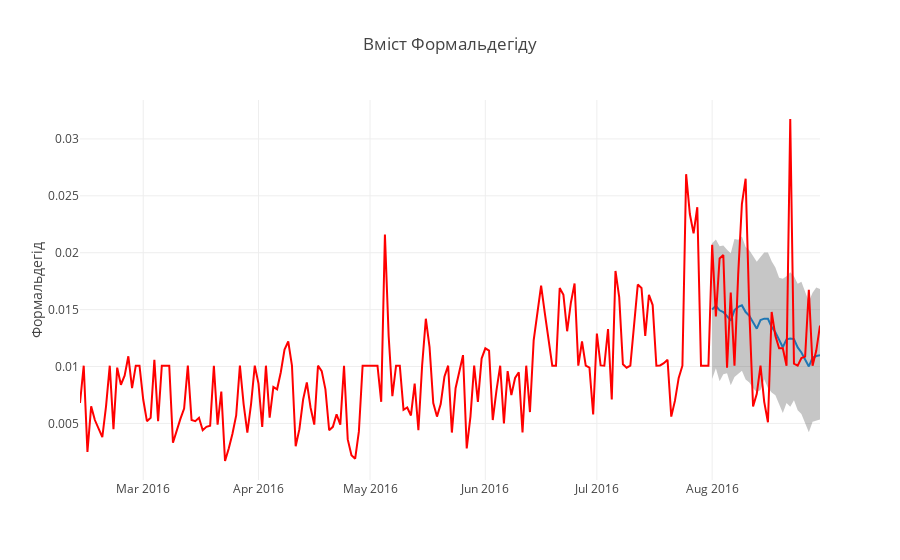

This figure's notebook cell:
### Code cell
def show_forecast(cmp_df, num_predictions, num_values):
    upper_bound = go.Scatter(
        name='Upper Bound',
        x=cmp_df.tail(num_predictions).index,
        y=cmp_df.tail(num_predictions).yhat_upper,
        mode='lines',
        marker=dict(color="444"),
        line=dict(width=0),
        fillcolor='rgba(68, 68, 68, 0.3)',
        fill='tonexty')

    forecast = go.Scatter(
        name='Prediction',
        x=cmp_df.tail(predictions).index,
        y=cmp_df.tail(predictions).yhat,
        mode='lines',
        line=dict(color='rgb(31, 119, 180)'),
    )

    lower_bound = go.Scatter(
        name='Lower Bound',
        x=cmp_df.tail(num_predictions).index,
        y=cmp_df.tail(num_predictions).yhat_lower,
        marker=dict(color="444"),
        line=dict(width=0),
        mode='lines')

    fact = go.Scatter(
        name='Fact',
        x=cmp_df.tail(num_values).index,
        y=cmp_df.tail(num_values).y,
        marker=dict(color="red"),
        mode='lines',
    )

    data = [lower_bound, upper_bound, forecast, fact]

    layout = go.Layout(
        yaxis=dict(title='Формальдегід'),
        title='Вміст Формальдегіду',
        showlegend = False)

    fig = go.Figure(data=data, layout=layout)
    iplot(fig, show_link=False)

show_forecast(cmp_df, predictions, 200)

### Figure 1 — Plotly figure (JSON) as saved in the notebook; plotly's stock layout.template omitted (floating-point values rounded to 4 significant figures; data arrays with more than 128 entries replaced by an {"elided": "..."} marker saying what was removed)
{"data": [{"line": {"width": 0}, "marker": {"color": "444"}, "mode": "lines", "name": "Lower Bound", "type": "scatter", "x": ["2016-08-01", "2016-08-02", "2016-08-03", "2016-08-04", "2016-08-05", "2016-08-06", "2016-08-07", "2016-08-08", "2016-08-09", "2016-08-10", "2016-08-11", "2016-08-12", "2016-08-13", "2016-08-14", "2016-08-15", "2016-08-16", "2016-08-17", "2016-08-18", "2016-08-19", "2016-08-20", "2016-08-21", "2016-08-22", "2016-08-23", "2016-08-24", "2016-08-25", "2016-08-26", "2016-08-27", "2016-08-28", "2016-08-29", "2016-08-30"], "y": [0.008904, 0.00985, 0.008718, 0.009323, 0.009403, 0.008366, 0.009087, 0.009351, 0.00963, 0.00886, 0.008601, 0.008113, 0.007737, 0.007929, 0.008876, 0.00812, 0.007716, 0.007473, 0.006643, 0.005925, 0.006788, 0.006466, 0.007041, 0.00616, 0.00584, 0.004958, 0.004234, 0.005146, 0.005222, 0.005345]}, {"fill": "tonexty", "fillcolor": "rgba(68, 68, 68, 0.3)", "line": {"width": 0}, "marker": {"color": "444"}, "mode": "lines", "name": "Upper Bound", "type": "scatter", "x": ["2016-08-01", "2016-08-02", "2016-08-03", "2016-08-04", "2016-08-05", "2016-08-06", "2016-08-07", "2016-08-08", "2016-08-09", "2016-08-10", "2016-08-11", "2016-08-12", "2016-08-13", "2016-08-14", "2016-08-15", "2016-08-16", "2016-08-17", "2016-08-18", "2016-08-19", "2016-08-20", "2016-08-21", "2016-08-22", "2016-08-23", "2016-08-24", "2016-08-25", "2016-08-26", "2016-08-27", "2016-08-28", "2016-08-29", "2016-08-30"], "y": [0.02083, 0.02117, 0.02056, 0.02064, 0.02026, 0.01996, 0.0212, 0.02115, 0.02143, 0.02049, 0.02022, 0.01975, 0.01921, 0.01963, 0.02002, 0.02002, 0.01925, 0.0187, 0.01781, 0.01772, 0.01793, 0.01829, 0.01793, 0.01726, 0.01744, 0.01657, 0.01572, 0.01649, 0.01694, 0.01681]}, {"line": {"color": "rgb(31, 119, 180)"}, "mode": "lines", "name": "Prediction", "type": "scatter", "x": ["2016-08-01", "2016-08-02", "2016-08-03", "2016-08-04", "2016-08-05", "2016-08-06", "2016-08-07", "2016-08-08", "2016-08-09", "2016-08-10", "2016-08-11", "2016-08-12", "2016-08-13", "2016-08-14", "2016-08-15", "2016-08-16", "2016-08-17", "2016-08-18", "2016-08-19", "2016-08-20", "2016-08-21", "2016-08-22", "2016-08-23", "2016-08-24", "2016-08-25", "2016-08-26", "2016-08-27", "2016-08-28", "2016-08-29", "2016-08-30"], "y": [0.01502, 0.01534, 0.01494, 0.01479, 0.01443, 0.01403, 0.01496, 0.01524, 0.01537, 0.01479, 0.01445, 0.01391, 0.01333, 0.01409, 0.0142, 0.01419, 0.01347, 0.01302, 0.01236, 0.0117, 0.01239, 0.01245, 0.01241, 0.01168, 0.01124, 0.01062, 0.01001, 0.01077, 0.01092, 0.01099]}, {"marker": {"color": "red"}, "mode": "lines", "name": "Fact", "type": "scatter", "x": {"elided": "200 str values"}, "y": {"elided": "200 float values"}}], "layout": {"showlegend": false, "title": "Вміст Формальдегіду", "yaxis": {"title": "Формальдегід"}}}
